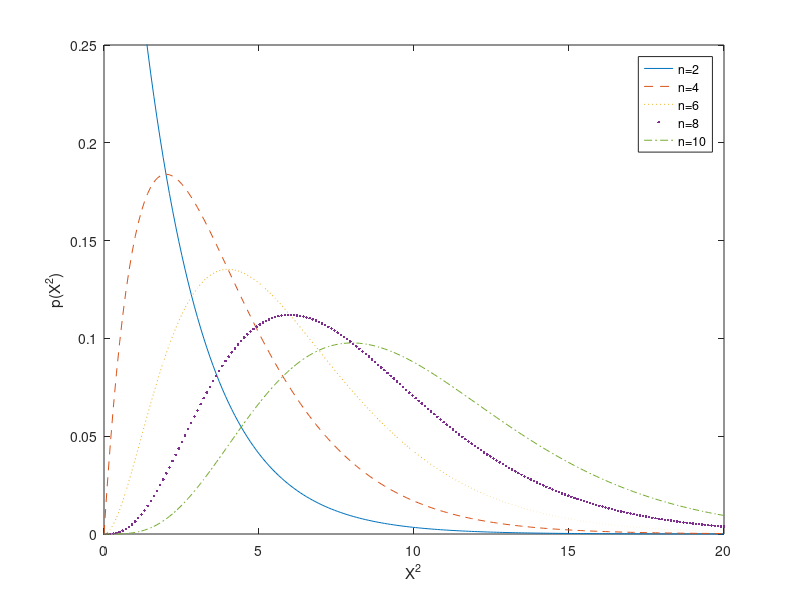

MATLAB code to generate this figure:
% chiplot.m
chi2 = linspace(0, 20, 200); lm = {'-','--',':','.', '-.'};
f = @(nu) exp(-chi2/2).*chi2.^(nu/2-1)./(2.^(nu/2).*gamma(nu/2));
for i = 1:5
    nu = 2*i; y = f(nu); plot(chi2,y,lm{i}); hold on
end
hold off, axis([0 20 0 0.25]), xlabel('X^2'), ylabel('p(X^2)')
legend('n=2','n=4','n=6','n=8','n=10','location','best')
